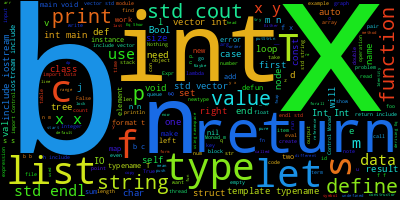
//> input picture w.png, 400 x 200 px
$ ./blending   (built with g++ and OpenCV 4)
//> lines starting //> are read from the running program, lines starting //| are printed output that depends on the picture
#include "../common.h"
#include <opencv2/highgui.hpp>
#include <opencv2/imgcodecs.hpp>

// linear blend operator
// g(x) = (1 - alpha) * f0(x) + alpha * f1(x)
// where 1 > alpha > 0

int main(int argc, char *argv[]) {
  double alpha = 0.5;
  double beta, input;

  cv::Mat src1, src2, dst;
  std::string imgname1;
  std::string imgname2;

  std::cout << "Simple linear blender" << std::endl;
  std::cout << "---------------------" << std::endl;
  std::cout << "Enter alpha [0 - 1]  " << std::endl;
  std::cin >> input;
//> the answer given: 2
  std::cout << "Enter file1:  " << std::endl;
  std::cin >> imgname1;
//> the answer given: ../../../w.png
  std::cout << "Enter file2:  " << std::endl;
  std::cin >> imgname2;
//> the answer given: ../../../wordcloud.png

  if (input >= 0.0 && input <= 1.0)
    alpha = input;

  // needs to be the same size
  src1 = cv::imread(imgname1.c_str());
//> src1 is the input picture: 200 rows x 400 cols, CV_8UC3; mean B, G, R 36.5, 49.5, 23.7
  src2 = cv::imread(imgname2.c_str());
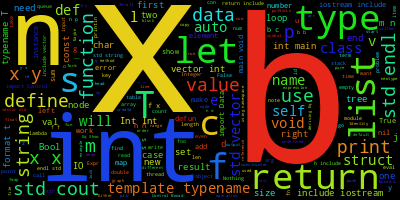
//> input picture wordcloud.png, 400 x 200 px
//> src2 is the input picture: 200 rows x 400 cols, CV_8UC3; mean B, G, R 19.8, 39.2, 43.5

  cv::namedWindow("Linear Blend", 1);

  // generate g(x) image.
  beta = { 1.0 - alpha };
  // calculate weighted sum of two arrays.
  cv::addWeighted(src1, alpha, src2, beta, 0.0, dst);
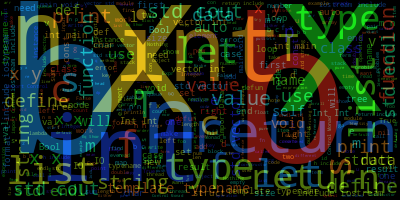
//> dst: 200 rows x 400 cols, CV_8UC3; mean B, G, R 28.1, 44.4, 33.5

  cv::imshow("Linear Blend", dst);

  return 0;
}
